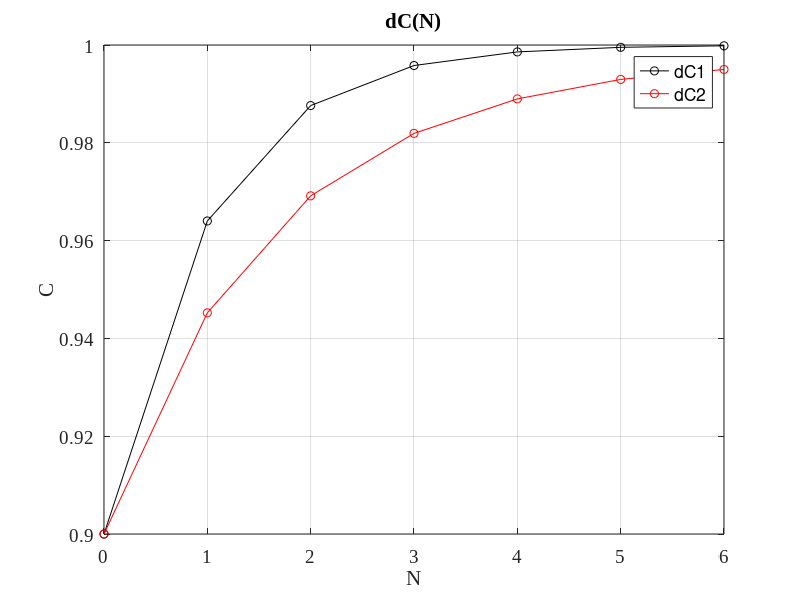

Here is the MATLAB script that generated this plot: (Note: this script raises an error after producing the figure.)
%% Course project
% from CW to CP
clear; clc; format; close all;

%% Initial data
T = 15; % Celsius
CW = 0.9;
P = 150; % kg/y

CF = 0.925;
CP = 0.995;
mu = (CP*7+(1-CP)*6)*10^(-3); 
P = P/mu / (365*24); %mol/h

r = 0.5; % per cent
TT = 20; %quantity

%% Calculations
a = 1 + 4755/(T+273)^2 - 0.803/(T+273);
e = a - 1;

nE = 2/e * log(CP*(1-CF) / (CF*(1-CP))); nE = ceil(nE);
nR = 2/e * log(CF*(1-CW) / (CW*(1-CF))); nR = ceil(nR);
nB = nE + nR;
N = nB / TT; N = ceil(N);

dN = 0:1:N;
dC1 = zeros(1,length(dN));
dC1(1) = CW;
for i = 2:length(dC1)
    dC1(i) = (CW/(1-CW) * exp(e*dN(i)*TT)) / (1 + CW/(1-CW) * exp(e*dN(i)*TT));
end

% plot dC1 from N, where dC1 calculated as P = 0
% figure(1);
% plot(dN, dC1, 'k-o'); grid on;
% xlabel('N', 'FontSize', 14, 'FontName', 'TimesNewRoman');
% ylabel('C', 'FontSize', 14, 'FontName', 'TimesNewRoman');
% title('dC1(N)', 'FontSize', 14, 'FontName', 'TimesNewRoman'); 
% set(gca, 'FontSize', 14, 'FontName', 'TimesNewRoman');

Lb = zeros(1,length(dN)-1);
Le = zeros(1,length(dN)-1);

Lin = 2 * P * (CP - CF) / (e*CF * (1-CF));
for i = 1:N
    Le(i) = Lin * (1-r/100)^(TT*i);
    Lb(i) = Lin * (1-r/100)^(TT*(i-1));
end
L = (Lb + Le) ./ 2;
%L = rot90(L); L = rot90(L);
%clear Le Lb;

dC2 = zeros(1,length(dN));
dC2(1) = CW;
for i = 2:length(dC2)
    x1 = 1/2 * (1 + P/(e*L(i-1))) + sqrt(1/4*(1+P/(e*L(i-1)))^2 - P * CP / (e*L(i-1)));
    x2 = 1/2 * (1 + P/(e*L(i-1))) - sqrt(1/4*(1+P/(e*L(i-1)))^2 - P * CP / (e*L(i-1)));
    disp([x1 x2 dN(i)*TT]);
    dC2(i) = (x1 * (CW - x2) / (x1 - CW) * exp(e*dN(i)*TT*(x1 - x2)) + x2) / ( 1 + (CW - x2) / (x1 - CW) * exp(e*dN(i)*TT*(x1 - x2)));
end

% Change Lin
dh = 0.0001;
k = 0;
more = 0;
while ((abs(dC2(N+1)-CP) > 0.00009) || ( dC2(N+1) < CP))
% while ((abs(dC2(N+1)-CP) > 0.0009) || (more) || ( dC2(N+1) < CP) || ( dC2(N+1) - dC2(N) < 0) )
    more = 0;
    Lin = 2 * P * (CP - CF) / (e*CF * (1-CF));
    Lin = Lin * (1+dh*k);
for i = 1:N
    Le(i) = Lin * (1-r/100)^(TT*i);
    Lb(i) = Lin * (1-r/100)^(TT*(i-1));
end
L = (Lb + Le) ./ 2;
%L = rot90(L); L = rot90(L);
clear Lin Le Lb;

dC2 = zeros(1,length(dN));
dC2(1) = CW;
for i = 2:length(dC2)
    x1 = 1/2 * (1 + P/(e*L(i-1))) + sqrt(1/4*(1+P/(e*L(i-1)))^2 - P * CP / (e*L(i-1)));
    x2 = 1/2 * (1 + P/(e*L(i-1))) - sqrt(1/4*(1+P/(e*L(i-1)))^2 - P * CP / (e*L(i-1)));
    dC2(i) = (x1 * (CW - x2) / (x1 - CW) * exp(e*dN(i)*TT*(x1 - x2)) + x2) / ( 1 + (CW - x2) / (x1 - CW) * exp(e*dN(i)*TT*(x1 - x2)));
    if (dC2(i) > 1)
        more = 1;
    end
end
k = k + 1;
if more
    continue;
end
if (L(2) < 0) 
    disp('L is less then 0');
    break;
end
end
in = 1+dh*k;
text = num2str(in,10);
text = ['increased in ', text];
disp(text);

% plot dC2 from N, where dC2 calculated with P
% figure(2);
% plot(dN, dC2, 'k-o'); grid on;
% xlabel('N', 'FontSize', 14, 'FontName', 'TimesNewRoman');
% ylabel('C', 'FontSize', 14, 'FontName', 'TimesNewRoman');
% title('dC2(N)', 'FontSize', 14, 'FontName', 'TimesNewRoman'); 
% set(gca, 'FontSize', 14, 'FontName', 'TimesNewRoman');

figure(1);
plot(dN, dC1, 'k-o', dN, dC2, 'r-o'); grid on;
xlabel('N', 'FontSize', 14, 'FontName', 'TimesNewRoman');
ylabel('C', 'FontSize', 14, 'FontName', 'TimesNewRoman');
title('dC(N)', 'FontSize', 14, 'FontName', 'TimesNewRoman'); 
legend('dC1', 'dC2');
set(gca, 'FontSize', 14, 'FontName', 'TimesNewRoman');
dimen = [ceil(nR/TT)/N*0.8+1/8 0.9 0 -0.2];
a = annotation('arrow','Position',dimen);


A = [1 -1; CF -CW];
B = [P; P*CP];
S = linsolve(A,B);
F = S(1); W=S(2);
clear S;
text = ['Flow F is ', num2str(F), ' mol/h'];
disp(text);
text = ['Flow W is ', num2str(W), ' mol/h'];
disp(text);